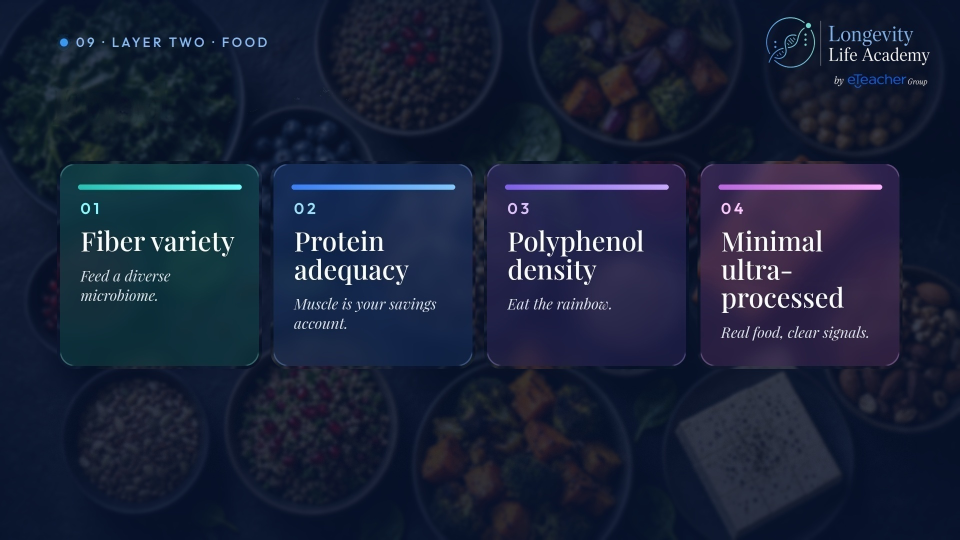
#> input picture slide-canvas/v46/assets/n09-food.jpg, 1920 x 1080 px (shown at 1/2 size)
$ python build-v46-round17-food-noplate.py
#> lines starting #> are read from the running program, lines starting #| are printed output that depends on the picture
# V46 round 17 (Julie): slide 12 (n09-food.jpg): remove the 'ON MY PLATE' section (label + five pills). Area rebuilt from the exact background model used by build-v46-round6-s11.py (food-pillars-bg.jpg, blurred, navy shade); feathered edge.
import cv2,numpy as np,sys
cur=cv2.imread('assets/n09-food.jpg');H,W=cur.shape[:2]
#> further down, cur is the input picture: shape (1080, 1920, 3); mean B, G, R 57.4, 34.7, 25.9
#> after `H, W = cur.shape[:2]`: H = 1080; W = 1920
bg=cv2.imread('assets/src/food-pillars-bg.jpg')
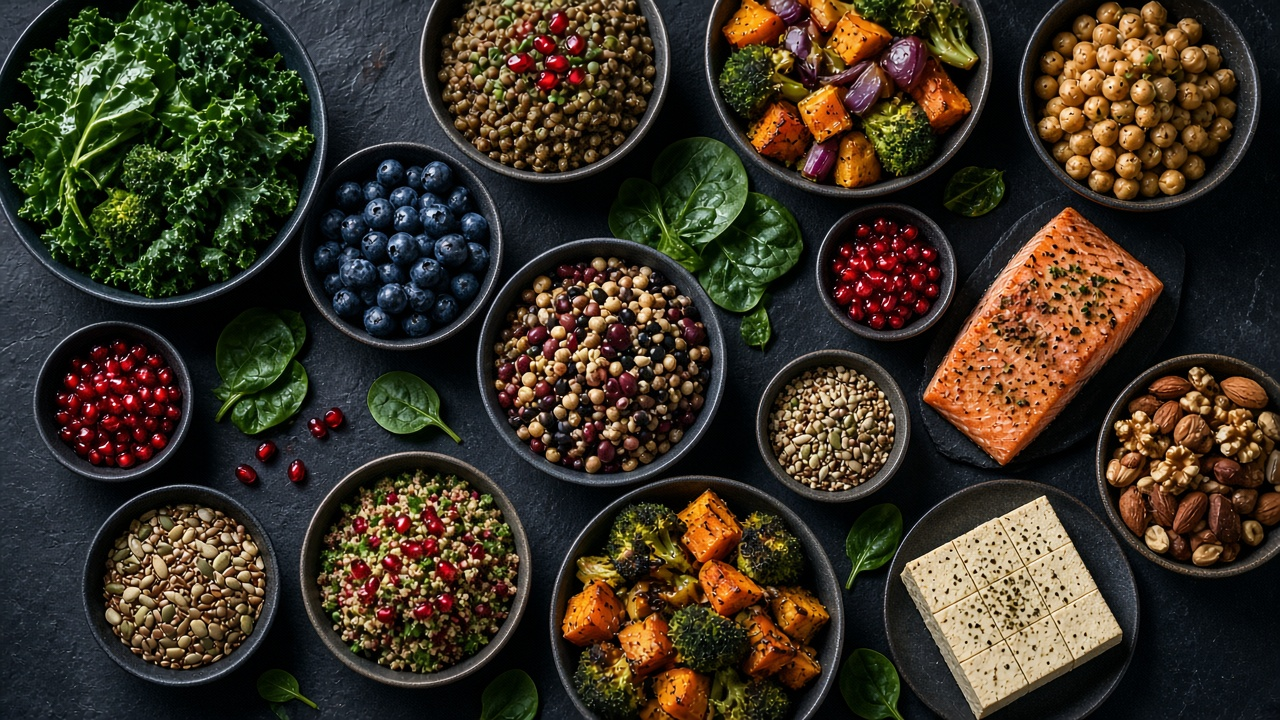
#> input picture slide-canvas/v46/assets/src/food-pillars-bg.jpg, 1280 x 720 px
#> bg is the input picture: shape (720, 1280, 3); mean B, G, R 37.9, 51.9, 61.6
s=max(W/bg.shape[1],H/bg.shape[0]);bg=cv2.resize(bg,(round(bg.shape[1]*s),round(bg.shape[0]*s)),interpolation=cv2.INTER_CUBIC)
#> after `s = max(W / bg.shape[1], H / bg.shape[0])`: s = 1.5
bg=bg[(bg.shape[0]-H)//2:(bg.shape[0]-H)//2+H,(bg.shape[1]-W)//2:(bg.shape[1]-W)//2+W]
bg=cv2.GaussianBlur(bg,(0,0),3.2).astype(np.float32)
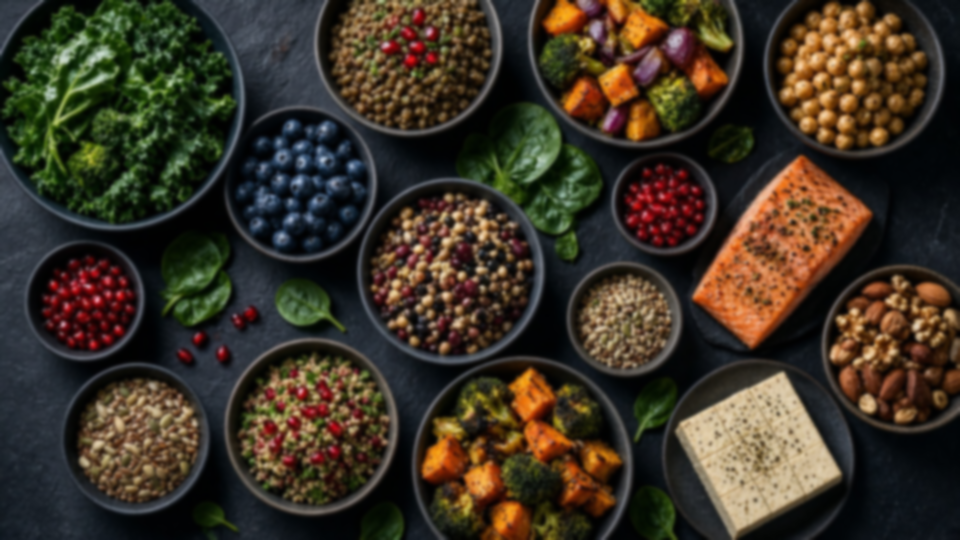
#> bg: shape (1080, 1920, 3) float32 (shown at 1/2 size); mean B, G, R 38, 51.8, 61.5
navy=np.array([48,20,8],np.float32);yy,xx=np.mgrid[0:H,0:W].astype(np.float32)
shade=0.62+0.18*(yy/H);N=bg*(1-shade[...,None])+navy*shade[...,None];N=N*0.80+navy*0.20
#> after `N = bg * (1 - shade[..., None]) + navy * shade[..., None]`:
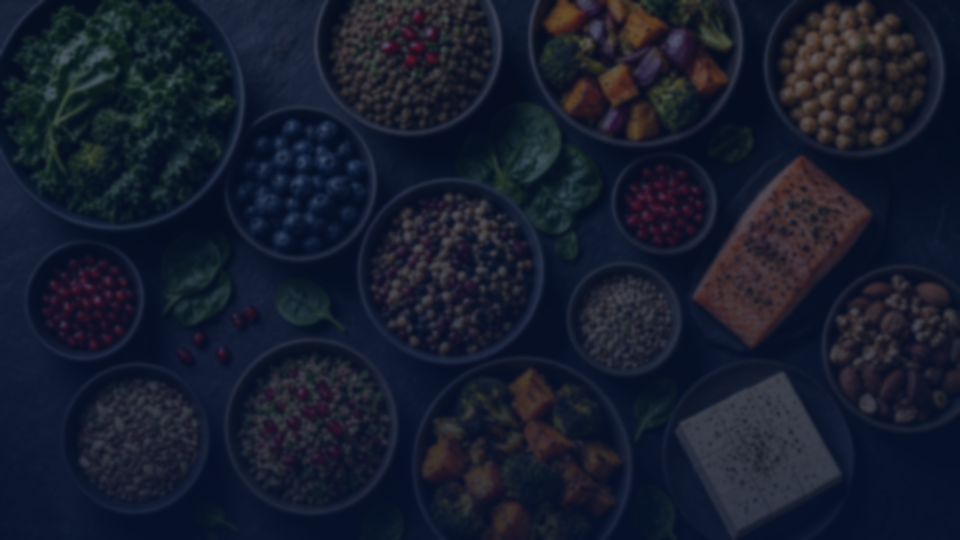
#> N: shape (1080, 1920, 3) float32 (shown at 1/2 size); mean B, G, R 45, 29.3, 23.5
#> after `N = N * 0.8 + navy * 0.2`:
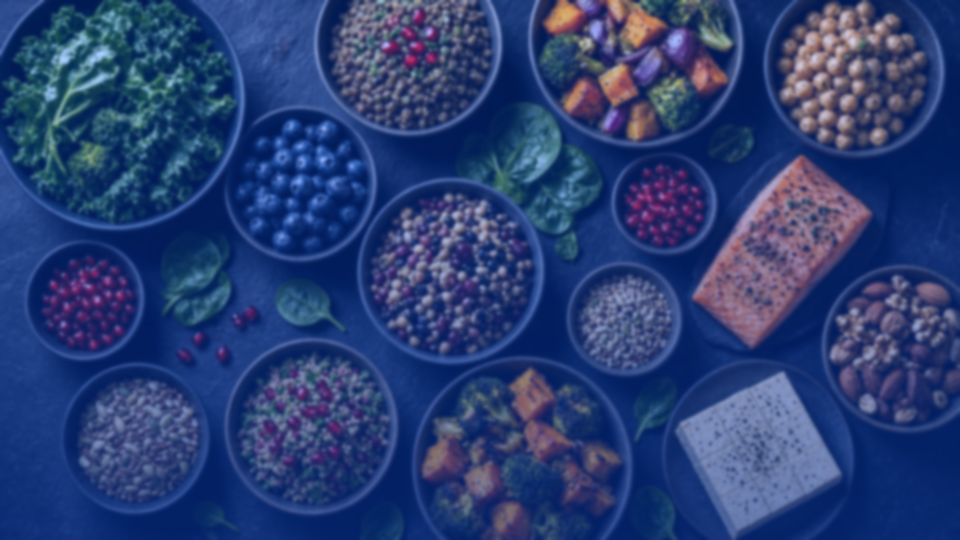
#> N: shape (1080, 1920, 3) float32 (shown at 1/2 size); mean B, G, R 45.5, 27.4, 20.4; drawn with min black and max white
al=np.clip(1-yy/330,0,1)**1.4*0.55;N=N*(1-al[...,None])+navy*al[...,None]
#> after `N = N * (1 - al[..., None]) + navy * al[..., None]`:
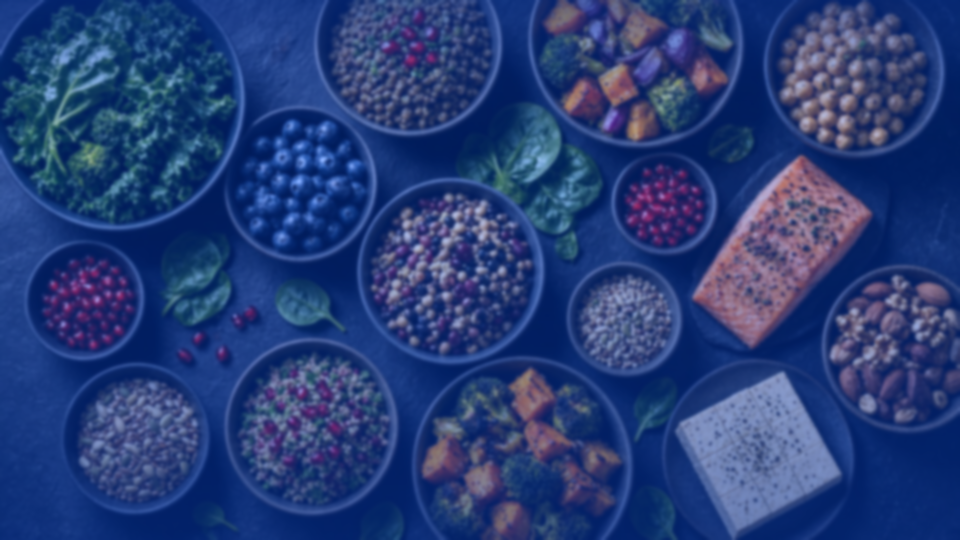
#> N: shape (1080, 1920, 3) float32 (shown at 1/2 size); mean B, G, R 45.7, 26.6, 19.2; drawn with min black and max white
if len(sys.argv)>1:
    for b in ((0,40,1920,120),(0,940,1920,1060),(0,800,100,930),(1800,800,1920,930)):
        x0,y0,x1,y1=b;print(b,'mean abs diff',np.abs(cur[y0:y1,x0:x1].astype(float)-N[y0:y1,x0:x1]).mean(),'signed',(cur[y0:y1,x0:x1].astype(float)-N[y0:y1,x0:x1]).mean((0,1)))
    sys.exit()
m=np.zeros((H,W),np.float32);m[784:944,96:1824]=1      # label + pills (+ glow); cards end at y=732 now
m=cv2.GaussianBlur(m,(0,0),3)[...,None]
# match the original's fine grain/jpeg softness: tiny noise
rng=np.random.RandomState(3);Nn=N+rng.randn(H,W,1).astype(np.float32)*1.2
out=cur.astype(np.float32)*(1-m)+Nn*m
cv2.imwrite('assets/n09-food.jpg',np.clip(out,0,255).astype(np.uint8),[cv2.IMWRITE_JPEG_QUALITY,95])
